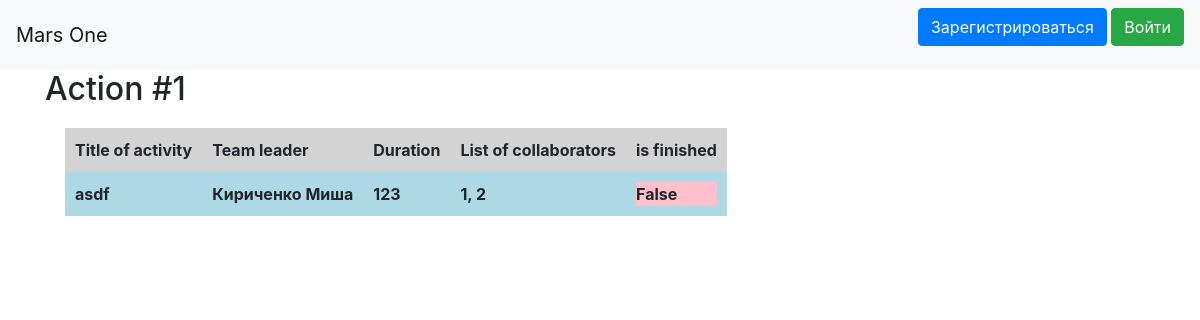
The page / on the database its author committed.
### data/jobs.py (models this page shows)
class Jobs(SqlAlchemyBase, SerializerMixin):
    __tablename__ = 'jobs'
    id = sqlalchemy.Column(sqlalchemy.Integer, primary_key=True, autoincrement=True)
    team_leader = sqlalchemy.Column(sqlalchemy.Integer, sqlalchemy.ForeignKey("users.id"))
    job = sqlalchemy.Column(sqlalchemy.String, nullable=True)
    work_size = sqlalchemy.Column(sqlalchemy.Integer, nullable=True)
    collaborators = sqlalchemy.Column(sqlalchemy.String)
    start_date = sqlalchemy.Column(sqlalchemy.DateTime)
    end_date = sqlalchemy.Column(sqlalchemy.DateTime)
    is_finished = sqlalchemy.Column(sqlalchemy.Boolean)
    user = orm.relationship('User')

### main.py (the view)
@app.route("/")
def index():
    db = db_session.create_session()
    jobs = db.query(Jobs).all()
    data = []
    ides = []
    users = []
    for job in jobs:
        team_leader = db.query(User).filter(User.id == job.team_leader).first()
        data.append((job.job, f'{team_leader.surname} {team_leader.name}',
                    job.work_size, job.collaborators, job.is_finished))
        ides.append(job.id)
        users.append(job.user)
    return render_template('index.html', data=data, ides=ides, title='Страница Миссии', users=users)

### data/db_session.py (called while the page is built)
def create_session() -> Session:
    global __factory
    return __factory()

### templates/index.html (shortened to what this page needs)
{% extends "base.html" %}
{% block content %}
{% set headers = ['Title of activity', 'Team leader', 'Duration', 'List of collaborators', 'is finished'] %}
{% for job in data %}
<h2>Action #{{ides[loop.index0]}}</h2>
<table>
    <thead>
        <tr>
            {% for title in headers %}
            <th>{{title}}</th>
            {% endfor %}
        </tr>
    </thead>
    <tbody>
        <tr>
            {% for item in job %}
            <th>
                {% if loop.last %}
                {% if item %}
                <div class='complete'>
                    {% else %}
                    <div class="non-complete">
                        {% endif %}
                        {% endif %}
                        {{item}}
                        {% if loop.last %}
                    </div>
                    {% endif %}
            </th>
            {% endfor %}
        </tr>
    </tbody>
</table>
{% endfor %}
{% endblock %}

### static/style.css (style rules this page uses)
thead th { background-color: lightgray; }
tbody th { background-color: lightblue; }
.non-complete { background-color: pink; }
table th { padding: 10px; }
table { margin: 20px; }

### rows shown on the page
Jobs: ides "1", headers "Title of activity" "Team leader" "Duration" "List of collaborators" "is finished", job "asdf", job "Кириченко Миша" "123" "False", collaborators "1, 2"
